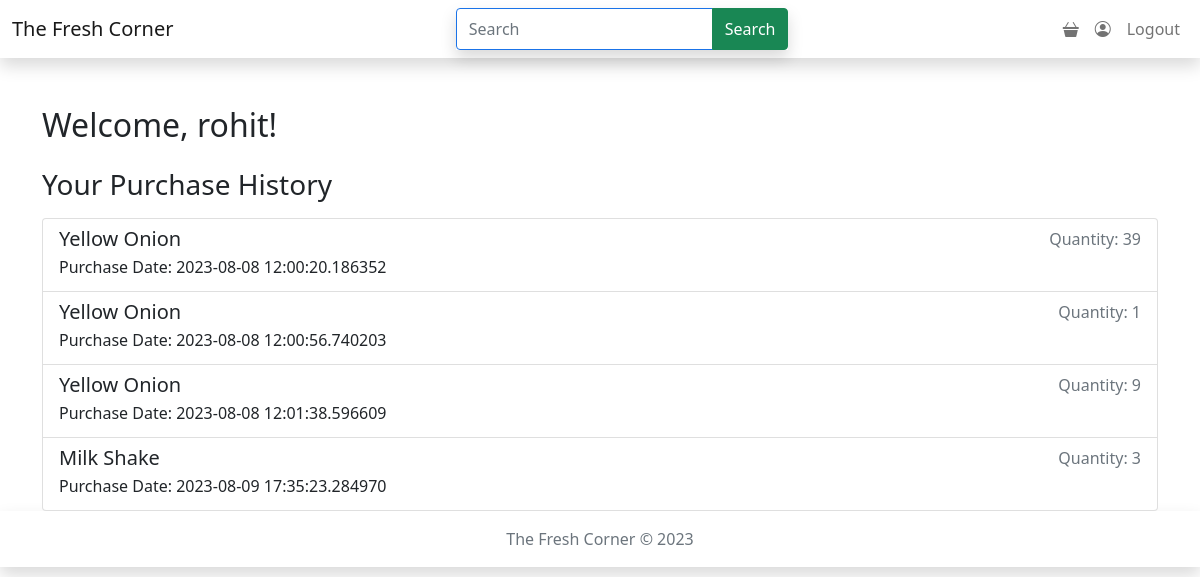
The app's page /dashboard (signed in) with its own data.
### FreshCorner/model.py (models this page shows, shortened)
class User(db.Model, UserMixin):
    id = db.Column(db.Integer(), primary_key= True)
    name = db.Column(db.String(100), nullable=False)
    username = db.Column(db.String(100), nullable=False, unique=True)
    password = db.Column(db.String(200), nullable=False)
    is_admin = db.Column(db.Boolean(), default=False)
    purchase_history = db.relationship('PurchaseHistory', backref='user', lazy=True)
    cart = db.relationship('Cart', backref='user', lazy=True)
    @property
    def is_active(self):
        return True

class PurchaseHistory(db.Model):
    id = db.Column(db.Integer(), primary_key=True)
    purchase_date = db.Column(db.DateTime(), nullable=False, default=datetime.utcnow)
    user_id = db.Column(db.Integer(), db.ForeignKey('user.id'), nullable=False)
    product_id = db.Column(db.Integer(), db.ForeignKey('product.id'), nullable=False)
    product = db.relationship('Product', backref=db.backref('purchase_history', lazy=True))
    quantity = db.Column(db.Integer, nullable=True)

class Product(db.Model):
    id = db.Column(db.Integer(), primary_key= True)
    name = db.Column(db.String(100), nullable=False)
    MFD = db.Column(db.String())
    EXP = db.Column(db.String())
    rate = db.Column(db.Integer(), nullable=False)
    unit = db.Column(db.String())
    description = db.Column(db.String())
    image = db.Column(db.Text, unique = True, nullable=False)
    mimetype = db.Column(db.Text, nullable=False)
    quantity = db.Column(db.Integer(), nullable=False)
    category_id = db.Column(db.Integer(), db.ForeignKey('category.id'), nullable = False)
    catagory = db.relationship('Category', backref=db.backref('products', lazy=True))
    deleted = db.Column(db.Boolean(), default=False)

### FreshCorner/user.py (the view)
@app.route('/dashboard')
@login_required
def user_dashboard():
    user = current_user
    purchase_history = PurchaseHistory.query.filter_by(user_id=user.id).all()
    return render_template('dashboard.html', user=user, purchase_history=purchase_history)

### FreshCorner/authentication.py (called while the page is built)
@login_manager.user_loader
def load_user(id):
    return User.query.get(int(id))

### templates/dashboard.html
{% extends 'base.html' %}
{% block content %}
    <div class="container mt-4">
        <h2 class="mb-4">Welcome, {{ user.name }}!</h2>
        <h3>Your Purchase History</h3>
        <ul class="list-group mt-3">
            {% for purchase in purchase_history %}
                <li class="list-group-item">
                    <div class="d-flex justify-content-between">
                        <div>
                            <h5 class="mb-1">{{ purchase.product.name }}</h5>
                            <p class="mb-1">Purchase Date: {{ purchase.purchase_date }}</p>
                        </div>
                        <div class="text-muted">
                            Quantity: {{ purchase.quantity }}
                        </div>
                    </div>
                </li>
            {% endfor %}
        </ul>
    </div>
{% endblock %}

### records on screen
User: name "rohit"
PurchaseHistory: product.name "Yellow Onion", purchase_date "2023-08-08 12:00:20.186352", quantity "39"
PurchaseHistory: product.name "Yellow Onion", purchase_date "2023-08-08 12:00:56.740203", quantity "1"
PurchaseHistory: product.name "Yellow Onion", purchase_date "2023-08-08 12:01:38.596609", quantity "9"
PurchaseHistory: product.name "Milk Shake", purchase_date "2023-08-09 17:35:23.284970", quantity "3"
